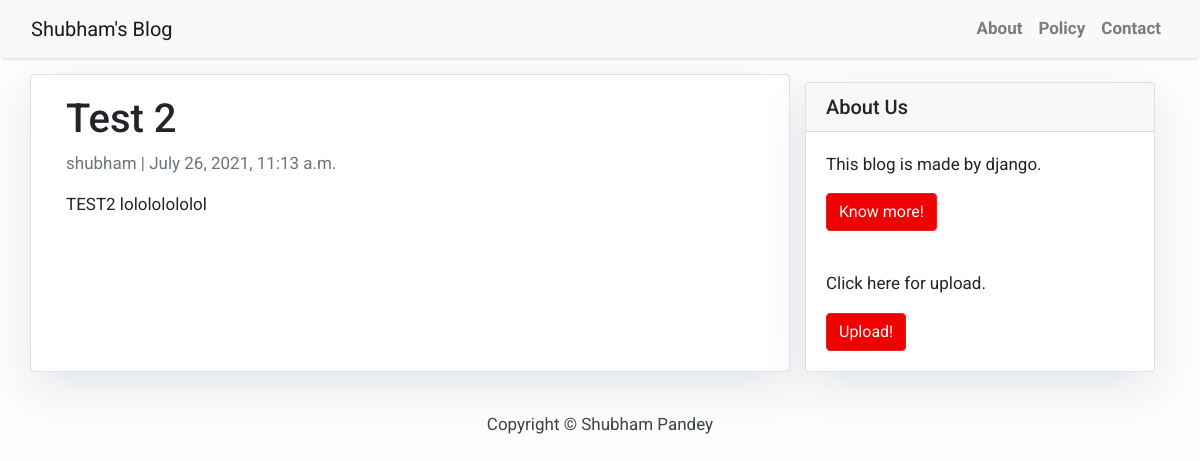
/test-2/, run on an earlier commit of the app's database.
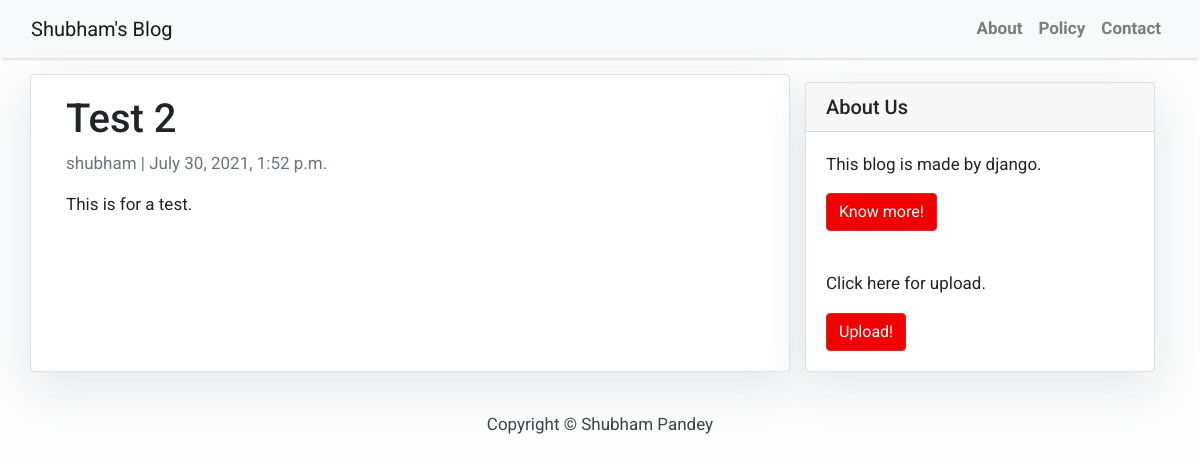
And on a later commit of the database.
### blog_site/models.py (models this page shows, shortened)
class Post(models.Model):
    title = models.CharField(max_length=200, unique=True)
    slug = models.SlugField(max_length=200, unique=True)
    author=models.ForeignKey(User, on_delete= models.CASCADE,related_name='blog_posts')
    updated_on = models.DateTimeField(auto_now= True)
    content = models.TextField()
    created_on = models.DateTimeField(auto_now_add=True)
    status = models.IntegerField(choices=STATUS, default=0)
    class Meta:
        ordering = ['-created_on']

### blog_site/views.py (the view)
# urls.py: path('<slug:slug>/',views.PostDetail.as_view(), name='post_detail'),
class PostDetail(generic.DetailView):
    model = Post
    template_name='post_detail.html'

### templates/post_detail.html
{% extends 'base.html' %} {% block content %}
<div class="container">
  <div class="row">
    <div class="col-md-8 card mb-4  mt-3 left  top">
      <div class="card-body">
        <h1>{% block title %} {{ object.title }} {% endblock title %}</h1>
        <p class=" text-muted">{{ post.author }} | {{ post.created_on }}</p>
        <p class="card-text ">{{ object.content | safe }}</p>
      </div>
    </div>
    {% block sidebar %} {% include 'sidebar.html' %} {% endblock sidebar %}
  </div>
</div>
{% endblock content %}

What changed in the data, as far as the page shows it:
changed Post "Test 2": created_on "July 26, 2021, 11:13 a.m." → "July 30, 2021, 1:52 p.m."; content "TEST2 lolololololol" → "This is for a test."
